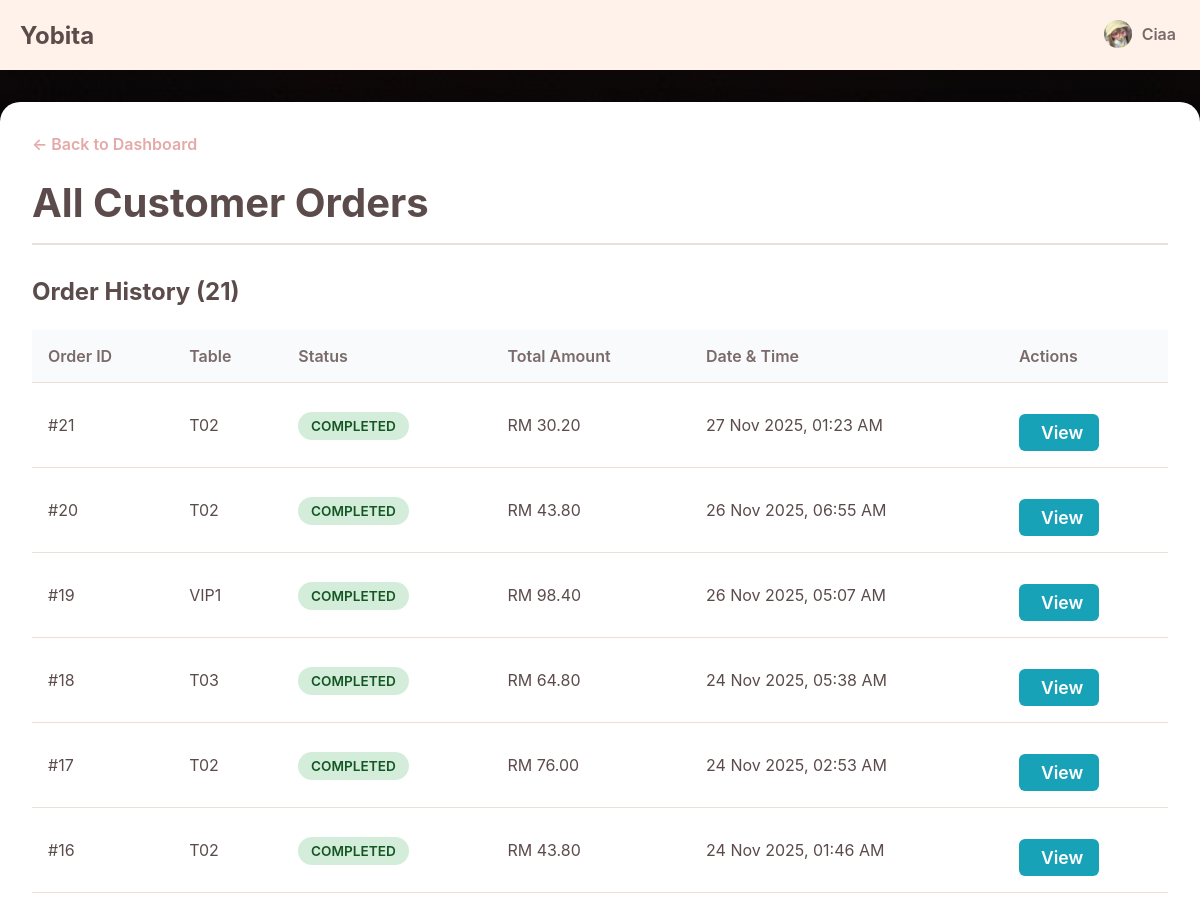
The app's page /app/admin/viewOrder.php (signed in, upper part), older data.
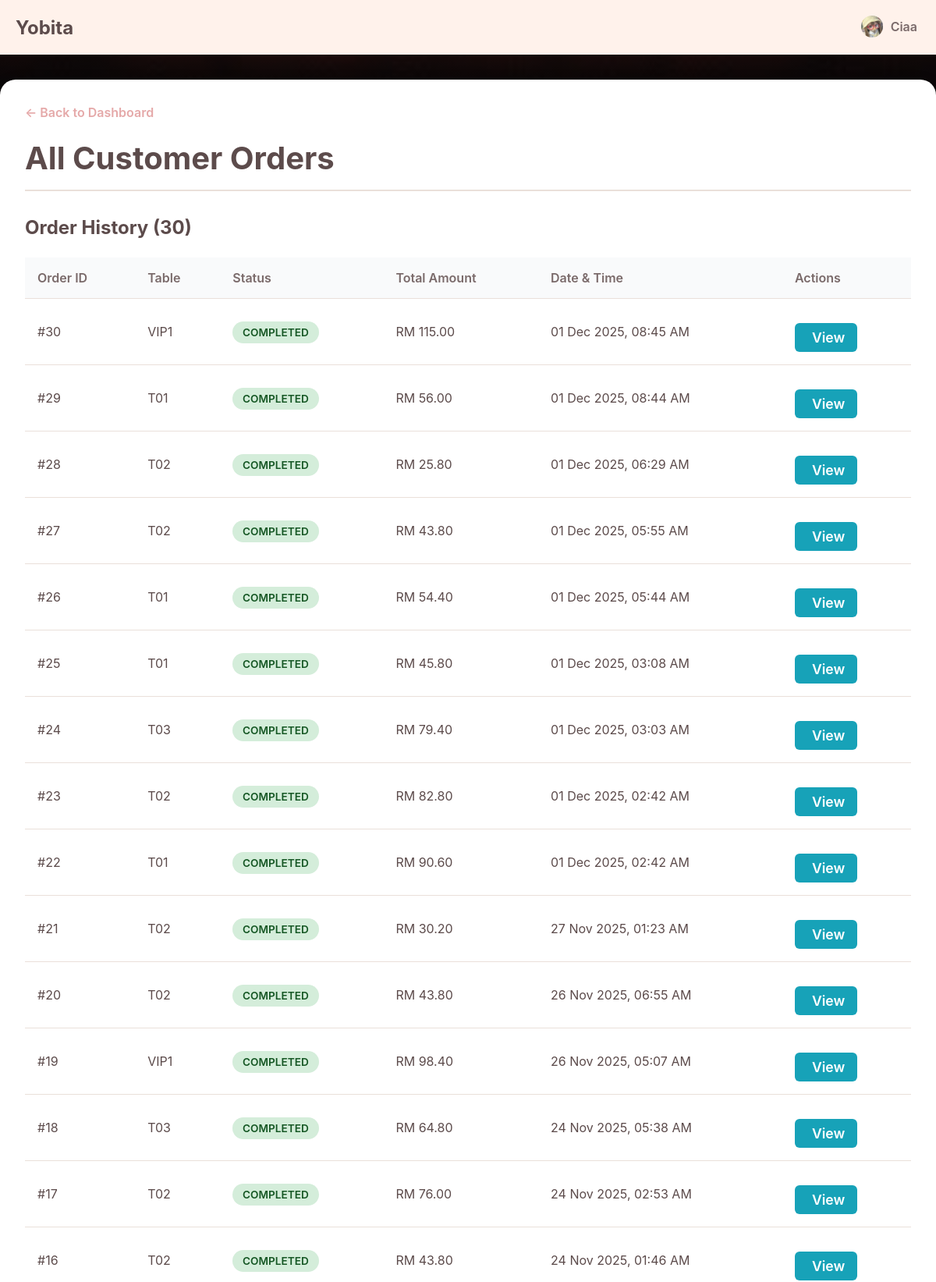
The same page, newer data.
### tables this page shows
CREATE TABLE `orders` (
  `id` int(10) UNSIGNED NOT NULL,
  `table_id` int(10) UNSIGNED NOT NULL,
  `user_id` int(10) UNSIGNED NOT NULL,
  `status` enum('pending','prepared','completed','cancelled') NOT NULL DEFAULT 'pending',
  `total_amount` decimal(10,2) DEFAULT 0.00,
  `created_at` timestamp NOT NULL DEFAULT current_timestamp()
);

CREATE TABLE `dining_tables` (
  `id` int(10) UNSIGNED NOT NULL,
  `table_number` varchar(10) NOT NULL,
  `capacity` int(11) NOT NULL DEFAULT 4,
  `status` enum('available','occupied','reserved') NOT NULL DEFAULT 'available'
);

### app/admin/viewOrder.php (the view, shortened to what this page needs)
<?php
require_once '../connection.php';
$basePath = "../";
include '../_header.php';
try {
    $sql = "SELECT
                o.id,
                o.status,
                o.total_amount,
                o.created_at,
                dt.table_number
            FROM orders o
            JOIN dining_tables dt ON o.table_id = dt.id
            ORDER BY o.created_at DESC";
    $stmt = $pdo->query($sql);
    $orders = $stmt->fetchAll();
} catch (PDOException $e) {
    $orders = [];
    $message = "Error fetching orders: " . $e->getMessage();
    $message_type = "error";
}
$status_classes = [
    'pending' => 'status-pending',
    'completed' => 'status-completed',
    'cancelled' => 'status-cancelled'
];
?>
<link rel="stylesheet" href="<?php echo $basePath; ?>css/viewOrders.css">
<main class="main-wrapper">
    <div class="admin-container">
        <a href="dashboard.php" class="back-link">← Back to Dashboard</a>
        <div class="page-header">
            <h1>All Customer Orders</h1>
        </div>
        <div class="orders-list-section">
            <h2 class="section-title">Order History (<?php echo count($orders); ?>)</h2>
            <div class="table-responsive">
                <table>
                    <thead>
                        <tr>
                            <th>Order ID</th>
                            <th>Table</th>
                            <th>Status</th>
                            <th>Total Amount</th>
                            <th>Date & Time</th>
                            <th>Actions</th>
                        </tr>
                    </thead>
                    <tbody>
                        <?php if (empty($orders)): ?>
                            <tr>
                                <td colspan="6">No orders have been placed yet.</td>
                            </tr>
                        <?php else: ?>
                            <?php foreach ($orders as $order): ?>
                                <tr>
                                    <td data-label="Order ID">#<?php echo htmlspecialchars($order['id']); ?></td>
                                    <td data-label="Table"><?php echo htmlspecialchars($order['table_number']); ?></td>
                                    <td data-label="Status">
                                        <span class="status-badge <?php echo $status_classes[$order['status']] ?? ''; ?>">
                                            <?php echo htmlspecialchars(ucfirst($order['status'])); ?>
                                        </span>
                                    </td>
                                    <td data-label="Total Amount">RM <?php echo number_format($order['total_amount'], 2); ?></td>
                                    <td data-label="Date & Time"><?php echo date("d M Y, h:i A", strtotime($order['created_at'])); ?></td>
                                    <td class="actions-cell" data-label="Actions">
                                        <a href="orderDetail.php?id=<?php echo $order['id']; ?>" class="action-btn view-btn">
                                            <ion-icon name="eye-outline"></ion-icon> View
                                        </a>
                                    </td>
                                </tr>
                            <?php endforeach; ?>
                        <?php endif; ?>
                    </tbody>
                </table>
            </div>
        </div>
    </div>
</main>

Row changes from the older to the newer data that the page shows:
added orders: id "30", table.table_number "VIP1", status "COMPLETED", total_amount "115.00", created_at "01 Dec 2025, 08:45 AM"
added orders: id "29", table.table_number "T01", status "COMPLETED", total_amount "56.00", created_at "01 Dec 2025, 08:44 AM"
added orders: id "28", table.table_number "T02", status "COMPLETED", total_amount "25.80", created_at "01 Dec 2025, 06:29 AM"
added orders: id "27", table.table_number "T02", status "COMPLETED", total_amount "43.80", created_at "01 Dec 2025, 05:55 AM"
added orders: id "26", table.table_number "T01", status "COMPLETED", total_amount "54.40", created_at "01 Dec 2025, 05:44 AM"
added orders: id "25", table.table_number "T01", status "COMPLETED", total_amount "45.80", created_at "01 Dec 2025, 03:08 AM"
added orders: id "24", table.table_number "T03", status "COMPLETED", total_amount "79.40", created_at "01 Dec 2025, 03:03 AM"
added orders: id "23", table.table_number "T02", status "COMPLETED", total_amount "82.80", created_at "01 Dec 2025, 02:42 AM"
added orders: id "22", table.table_number "T01", status "COMPLETED", total_amount "90.60", created_at "01 Dec 2025, 02:42 AM"
Text that changed along with them:
count($orders): "21" → "30"
